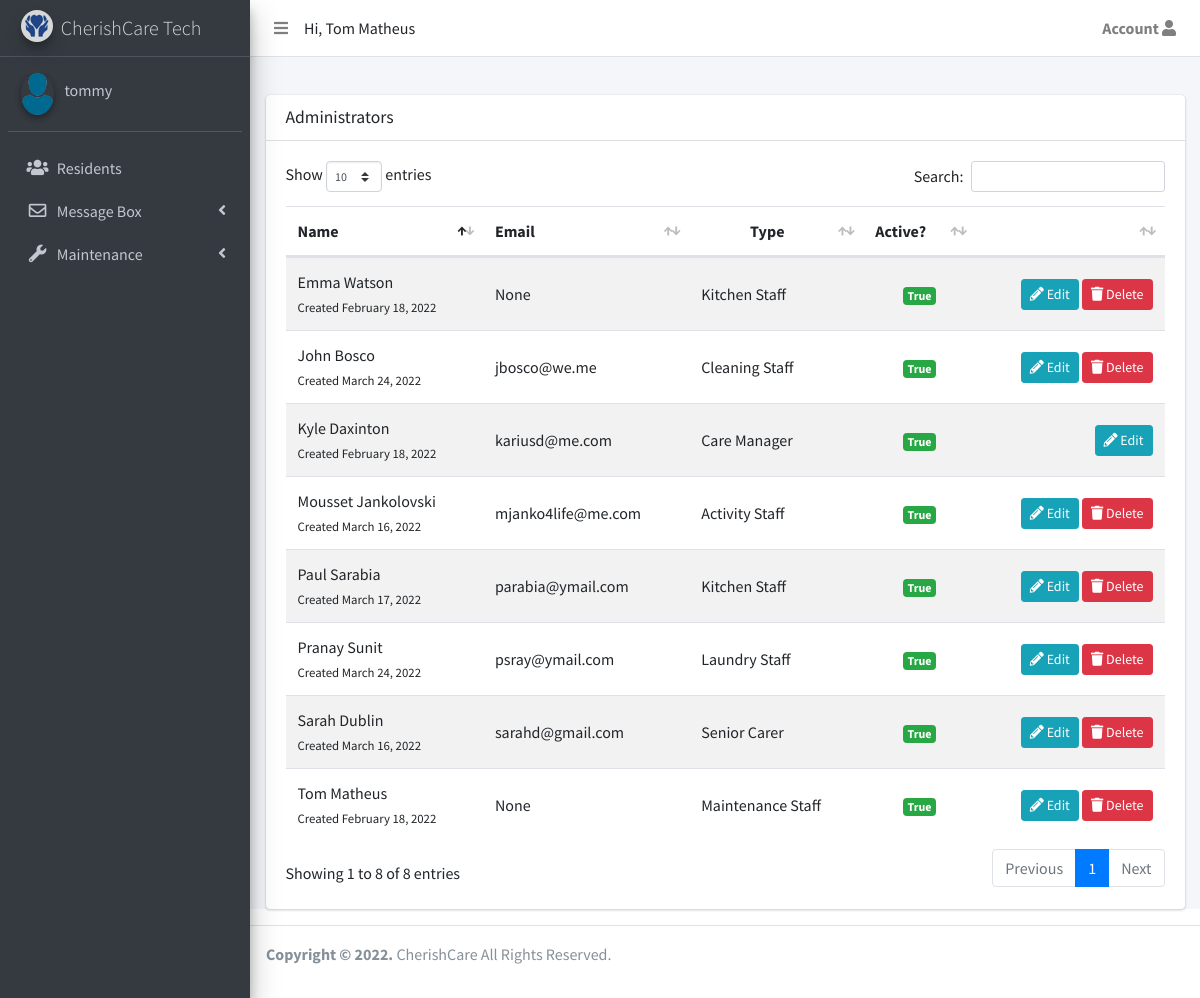
Screenshot of /admin/view-user (signed in) with the database file from the repository.
### app/models.py (models this page shows, shortened)
class User(UserMixin, db.Model):
    __tablename__ = 'User'
    __table_args__ = {
        'extend_existing': True
    }
    id = db.Column(db.Integer, primary_key=True)
    name = db.Column(db.String(64))
    username = db.Column(db.String(64), unique=True, index=True)
    role_id = db.Column(db.Integer, db.ForeignKey('roles.id'))
    email = db.Column(db.String(64), unique=True, index=True)
    password_hash = db.Column(db.String(128))
    cleaner = db.relationship('Cleaning', backref='cleaner', foreign_keys='Cleaning.cleaned_by')
    repairs_reported = db.relationship('Maintenance', backref='reporter', foreign_keys='Maintenance.reported_by')
    timeline_entry = db.relationship('Timeline', backref='user_entry', foreign_keys='Timeline.user_entry_id')
    med_issue = db.relationship('Medication', backref='med_issuer_staff', foreign_keys='Medication.med_issuer')
    confirmed = db.Column(db.Boolean, default=True)
    active = db.Column(db.Boolean, default=True)
    created_at = db.Column(db.DateTime, server_default=db.func.now())
    last_seen = db.Column(db.DateTime, server_default=db.func.now())
    profile_photo = db.Column(db.String(64), default='avatar.png')
    @property
    def password(self):
        raise AttributeError('Password is not readable')
    def can(self, perm):
        return self.role is not None and self.role.has_permission(perm)
    def is_administrator(self):
        return self.can(Permission.ADMIN)

class Role(db.Model):
    __tablename__ = 'roles'
    __table_args__ = {
        'extend_existing': True
    }
    id = db.Column(db.Integer, primary_key=True)
    name = db.Column(db.String(64), unique=True)
    default = db.Column(db.Boolean, default=False, index=True)
    permissions = db.Column(db.Integer)
    User = db.relationship('User', backref='role', lazy='dynamic')
    def has_permission(self, perm):
        return self.permissions & perm == perm

### app/admin/routes.py (the view)
@admin.route('view-user', methods=['GET', 'POST'])
@login_required
def view_users():
    page = request.args.get('page', 1, type=int)
    users = User.query.join(Role).paginate(
        page,  current_app.config['ITEMS_PER_PAGE'], True
    )
    prev_url = None
    if users.has_prev:
        prev_url = url_for('admin.view_users', page=page-1)
    next_url = None
    if users.has_next:
        next_url = url_for('admin.view_users', page=page+1)
    return render_template('admin/pages/users/view.html', user=current_user,
                           users=users, next_url=next_url, prev_url=prev_url, curr_page=page
                           )

### app/auth/routes.py (called while the page is built)
@auth.before_app_request
def before_request():
    if current_user.is_authenticated \
            and not current_user.confirmed \
            and request.endpoint \
            and request.blueprint != 'auth' \
            and request.blueprint != 'main' \
            and request.endpoint != 'static':
        return redirect(url_for('auth.unconfirmed'))

### app/models.py (called while the page is built)
@login_manager.user_loader
def load_user(user_id):
    return User.query.get(int(user_id))

### app/templates/admin/pages/users/view.html (shortened to what this page needs)
{% extends 'admin_base.html'%}
{% import "macros.html" as macros %}
{%block css %}
<link rel="stylesheet" href="https://code.ionicframework.com/ionicons/2.0.1/css/ionicons.min.css')}}">
<link rel="stylesheet" href="{{url_for('static', filename='plugins/fontawesome-free/css/all.min.css')}}">
<link rel="stylesheet" href="{{url_for('static' , filename='dist/css/adminlte.min.css')}}">
{%endblock%}
{%block main_content %}
<section class="content">
  <div class="card">
    <div class="card-header">
      <h3 class="card-title">Administrators</h3>
    </div>
    <div class="card-body">
      <div class="tabe-responsive">
        <table id="table1" class="table table-striped projects">
          <thead>
            <tr>
              <th>
                Name
              </th>
              <th>
                Email
              </th>
              <th class="text-center">
                Type
              </th>
              <th>
                Active?
              </th>
              <th>
              </th>
            </tr>
          </thead>
          <tbody>
            {%for user in users.items %}
            <tr>
              <td>
                <a>
                  {{user.name}}
                </a>
                <br>
                <small>
                  Created {{ moment(user.created_at).format('LL') }}
                </small>
              </td>
              <td>
                {{user.email}}
              </td>
              <td>
                {{user.role.name}}
              </td>
              <td class="project-state">
                {% if user.active==False %}
                <span class="badge badge-danger">
                  {%else%}
                  <span class="badge badge-success">
                    {%endif%}
                    {{user.active}}</span>
              </td>
              <td class="project-actions text-right">
                <a class="btn btn-info btn-sm" href="{{url_for('.edit_user', user_id=user.id)}}">
                  <i class="fas fa-pencil-alt">
                  </i>
                  Edit
                </a>
                {%if not user.is_administrator()%}
                <a class="btn btn-danger btn-sm" href="{{url_for('.delete_user', user_id=user.id)}}">
                  <i class="fas fa-trash">
                  </i>
                  Delete
                </a>
                {%endif%}
              </td>
            </tr>
            {%endfor%}
          </tbody>
        </table>
      </div>
    </div>
</section>
{%endblock%}

### app/templates/admin_base.html (shortened to what this page needs)
<!DOCTYPE html>
<html>
<head>
  <link rel="stylesheet" href="{{url_for('static' , filename='plugins/fontawesome-free-5/css/all.css')}}">
  <link rel="stylesheet"
    href="{{url_for('static', filename='plugins/overlayScrollbars/css/OverlayScrollbars.min.css')}}">
    <link rel="stylesheet" href="{{url_for('static', filename='plugins/datatables-bs4/css/dataTables.bootstrap4.min.css')}}">
    <link rel="stylesheet"
    href="{{url_for('static', filename='plugins/datatables-responsive/css/responsive.bootstrap4.min.css')}}">
  <link rel="stylesheet" href="{{url_for('static', filename='plugins/daterangepicker/daterangepicker.css')}}">
  <link rel="stylesheet"
    href="{{url_for('static', filename='plugins/tempusdominus-bootstrap-4/css/tempusdominus-bootstrap-4.min.css')}}">
   <link rel="stylesheet" href="{{url_for('static' , filename='dist/css/preloader.css')}}">
  {%block css %}{%endblock%}
</head>
<body class="hold-transition sidebar-mini">
  <div class="wrapper">
    <nav class="main-header navbar navbar-expand navbar-white navbar-light">
      <ul class="navbar-nav">
        <li class="nav-item">
          <a class="nav-link" data-widget="pushmenu" href="#" role="button"><i class="fas fa-bars"></i></a>
        </li>
      </ul>
      <span> Hi, {{user.name}}
      </span>
      <ul class="navbar-nav ml-auto">
        <li class="nav-item dropdown">
          <a class="nav-link" data-toggle="dropdown" href="#">
            <b>Account</b> <i class="fas fa-user"></i>
          </a>
        </li>
      </ul>
    </nav>
    <aside class="main-sidebar sidebar-dark-primary elevation-4">
      {%if user.is_administrator()%}
      <a href="{{url_for('admin.index')}}" class="brand-link">
      {%else%}
      <a href="{{url_for('admin.view_residents')}}" class="brand-link">
        {%endif%}
        <img src="{{url_for('static', filename='assets/img/favicon.png')}}" alt="CherishCare Logo"
          class="brand-image img-circle elevation-3" style="opacity: .8">
        <span class="brand-text font-weight-light">CherishCare Tech</span>
      </a>
      <div class="sidebar">
        <div class="user-panel mt-3 pb-3 mb-3 d-flex">
          <div class="image">
            <a href="#">
              <img src="{{url_for('static', filename='uploads/')}}{{user.profile_photo}}"
                onclick="document.getElementById('photo').click()" class="img-circle elevation-2" alt="User Image">
            </a>
          </div>
          <div class="info">
            <a href="#" class="d-block">{{user.username}}</a>
          </div>
        </div>
        <nav class="mt-2">
          <ul class="nav nav-pills nav-sidebar flex-column" data-widget="treeview" role="menu" data-accordion="false">
            {%if user.is_administrator() %}
            <li class="nav-item has-treeview">
              <a href="#" class="nav-link">
                <i class="nav-icon fas fa-users"></i>
                <p>
                  Residents
                  <i class="fas fa-angle-left right"></i>
                </p>
              </a>
              <ul class="nav nav-treeview">
                <li class="nav-item">
                  <a href="{{url_for('admin.add_resident')}}" class="nav-link">
                    <i class="fas fa-plus nav-icon"></i>
                    <p>Add Resident</p>
                  </a>
                </li>
                <li class="nav-item">
                  <a href="{{url_for('admin.view_residents')}}" class="nav-link">
                    <i class="nav-icon fas fa-bars"></i>
                    <p>View Residents</p>
                  </a>
                </li>
              </ul>
            </li>
            {%else%}
            <li class="nav-item">
              <a href="{{url_for('admin.view_residents')}}" class="nav-link">
                <i class="nav-icon fas fa-users"></i>
                <p>Residents</p>
              </a>
            </li>
            {%endif%}
            <li class="nav-item has-treeview">
              <a href="#" class="nav-link">
                <i class="nav-icon far fa-envelope"></i>
                <p>
                  Message Box
                  <i class="fas fa-angle-left right"></i>
                </p>
              </a>
            </li>
            {%if user.is_administrator() or user.role.name=="Maintenance Staff"%}
            <li class="nav-item has-treeview">
              <a href="#" class="nav-link">
                <i class="nav-icon fas fa-wrench"></i>
                <p>
                  Maintenance
                  <i class="fas fa-angle-left right"></i>
                </p>
              </a>
            </li>
            {%endif%}
          </ul>
        </nav>
      </div>
    </aside>
    <div class="content-wrapper">
      <section class="content-header">
      </section>
      <section class="content">
        <div class="container-fluid">
          {%block main_content %} {%endblock%}
        </div>
      </section>
    </div>
    <footer class="main-footer no-print">
      <p>
        <strong>Copyright &copy
          <script> document.write(new Date().getFullYear())</script>.
        </strong>
        CherishCare All Rights Reserved.
      </p>
    </footer>
</body>
</html>

### rows the page displays
User: name "Tom Matheus", profile_photo (placeholder picture), username "tommy", created_at "February 18, 2022", email "None", role.name "Maintenance Staff", active "True"
User: name "Kyle Daxinton", created_at "February 18, 2022", email "kariusd@me.com", role.name "Care Manager", active "True"
User: name "Emma Watson", created_at "February 18, 2022", email "None", role.name "Kitchen Staff", active "True"
User: name "Sarah Dublin", created_at "March 16, 2022", email "sarahd@gmail.com", role.name "Senior Carer", active "True"
User: name "Mousset Jankolovski", created_at "March 16, 2022", email "mjanko4life@me.com", role.name "Activity Staff", active "True"
User: name "Paul Sarabia", created_at "March 17, 2022", email "parabia@ymail.com", role.name "Kitchen Staff", active "True"
User: name "John Bosco", created_at "March 24, 2022", email "jbosco@we.me", role.name "Cleaning Staff", active "True"
User: name "Pranay Sunit", created_at "March 24, 2022", email "psray@ymail.com", role.name "Laundry Staff", active "True"
